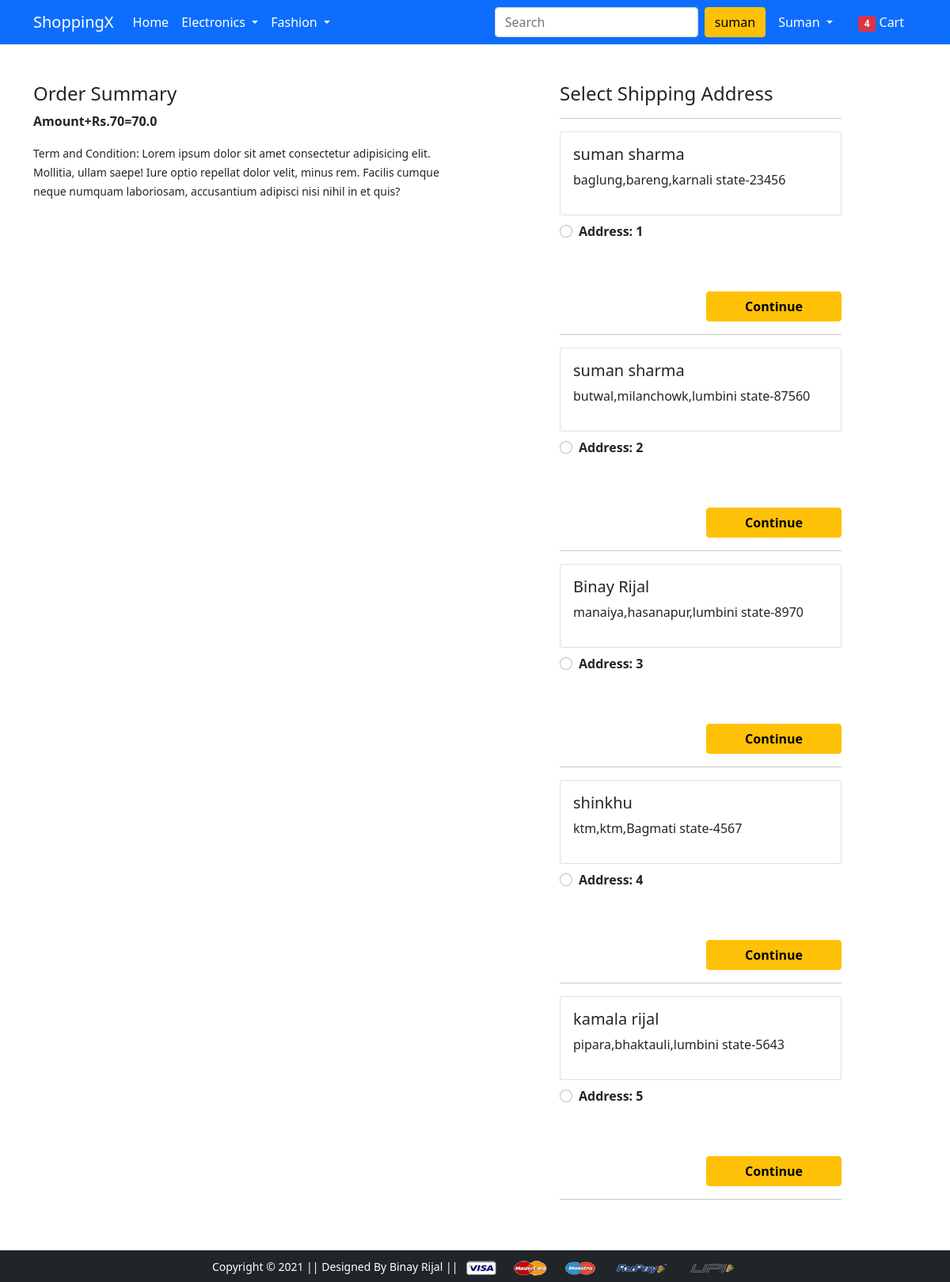
The app's page /checkout/ (signed in), older data.
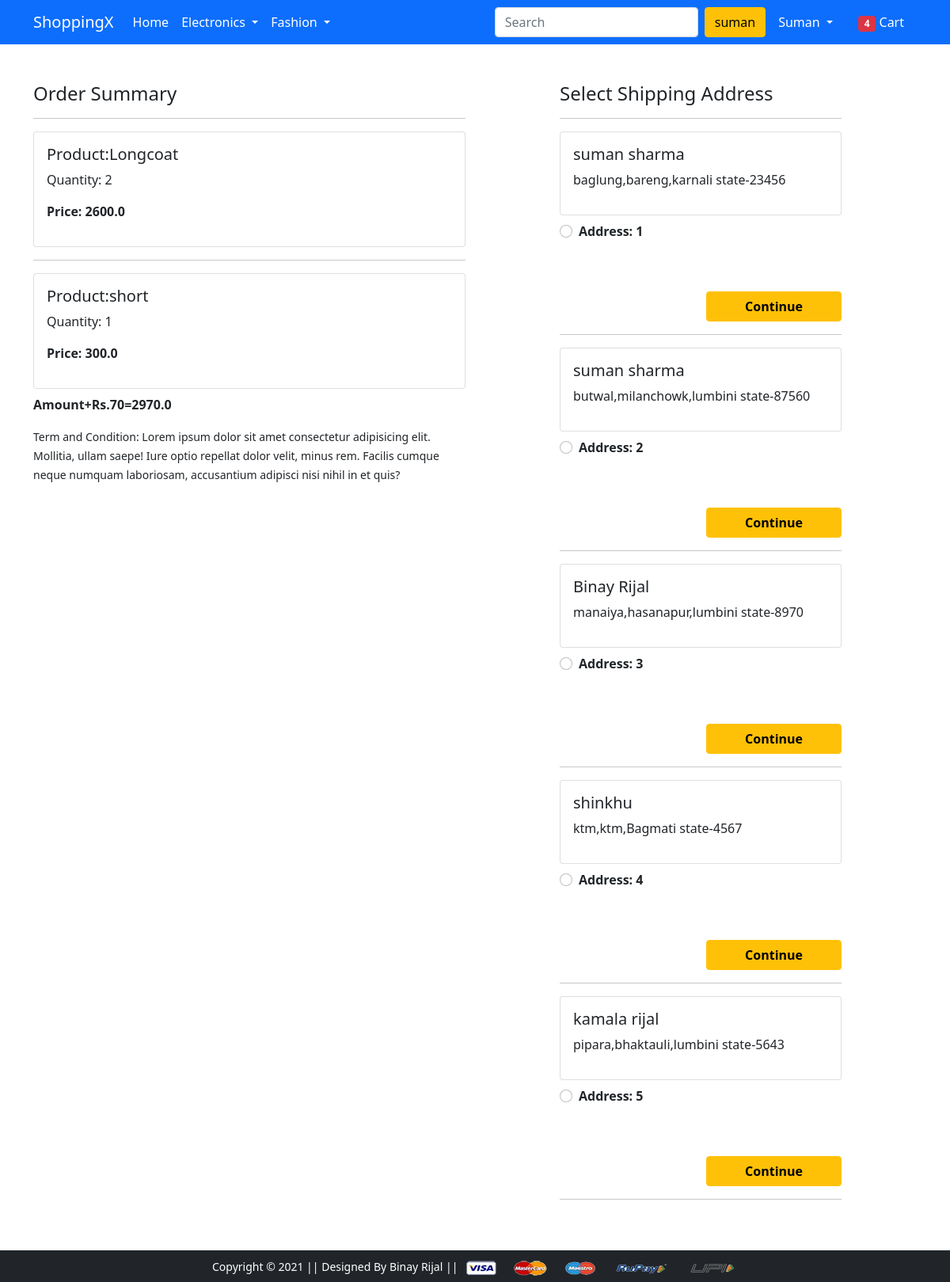
The same page, newer data.
### app/models.py (models this page shows, shortened)
class Customer(models.Model):
    user=models.ForeignKey(User,on_delete=models.CASCADE)
    name=models.CharField(max_length=50)
    locality=models.CharField(max_length=100)
    city=models.CharField(max_length=100)
    zipcode=models.IntegerField()
    state=models.CharField(choices=STATE_CHOICES,max_length=100)

class Cart(models.Model):
    user=models.ForeignKey(User,on_delete=models.CASCADE)
    product=models.ForeignKey(Product,on_delete=models.CASCADE)
    quantity=models.PositiveIntegerField(default=1)
    @property
    def total_amount(self):
        return self.quantity*self.product.lastprice

class Product(models.Model):
    title=models.CharField(max_length=100)
    selling_price=models.FloatField()
    discounted_price=models.FloatField()
    description=models.TextField()
    brand=models.CharField(max_length=50)
    category=models.CharField(choices=CATEGORY_CHOICES,max_length=2)
    product_image=models.ImageField(upload_to='productimg')
    @property
    def lastprice(self):
        return self.selling_price-self.discounted_price

### app/views.py (the view)
# urls.py: path('checkout/', views.checkout, name='checkout'),
def checkout(request):
 add=Customer.objects.filter(user=request.user)
 cart_item=Cart.objects.filter(user=request.user)
 amount=0.0
 shipping=70.0
 cart_product=[p for p in Cart.objects.all() if p.user==request.user]
 for p in cart_product:
  tempamount=(p.quantity*p.product.lastprice)
  amount+=tempamount
 totalamount=amount+shipping
 return render(request, 'app/checkout.html',{'add':add,'totalamount':totalamount,'cartitem':cart_item})

### app/templates/app/checkout.html (shortened to what this page needs)
{% extends 'app/base.html' %}
{% load static %}
{% block main-content %}
<div class="container">
 <div class="row mt-5">
  <div class="col-sm-6">
    <h4>Order Summary</h4>
    {%for p in cartitem%}
    <hr>
      <div class="card mb-2">
        <div class="card-body">
          <h5>Product:{{p.product.title}} </h5>
          <p>Quantity: {{p.quantity}}</p>
          <p class="fw-bold">Price: {{p.total_amount}}</p>
        </div>
      </div>
    {%endfor%}
      <p class="fw-bold">Amount+Rs.70={{totalamount}}</p>
    <small>Term and Condition: Lorem ipsum dolor sit amet consectetur adipisicing elit. Mollitia, ullam saepe! Iure optio repellat dolor velit, minus rem. Facilis cumque neque numquam laboriosam, accusantium adipisci nisi nihil in et quis?</small>
  </div>
  <div class="col-sm-4 offset-sm-1">
    <h4>Select Shipping Address</h4>
    <hr>
    <form action="/paymentdone">
      {%for a in add%}
      <div class="card">
        <div class="card-body">
        <h5>{{a.name}}</h5>
        <p>{{a.city}},{{a.locality}},{{a.state}}-{{a.zipcode}}</p>
        </div>
      </div>
        <div class="form-check mt-2 mb-5">
          <input class="form-check-input" type="radio" name="custid" id="custid{{forloop.counter}}" value="{{a.id}}">
          <label class="form-check-label fw-bold" for="custid{{forloop.counter}}">
            Address: {{forloop.counter}} </label>
        </div>
        <div class="text-end">
          <button type="submit" class="btn btn-warning mt-3 px-5 fw-bold">Continue</button>
        </div>
        <hr>
        {%endfor%}
      </form>
    </div>
  </div>
</div>
{% endblock main-content %}

Row changes from the older to the newer data that the page shows:
added Cart: product "Longcoat", quantity "2", total_amount "2600.0"
added Cart: product "short", quantity "1", total_amount "300.0"
Text that changed along with them:
{{ totalamount }}: "70.0" → "2970.0"
